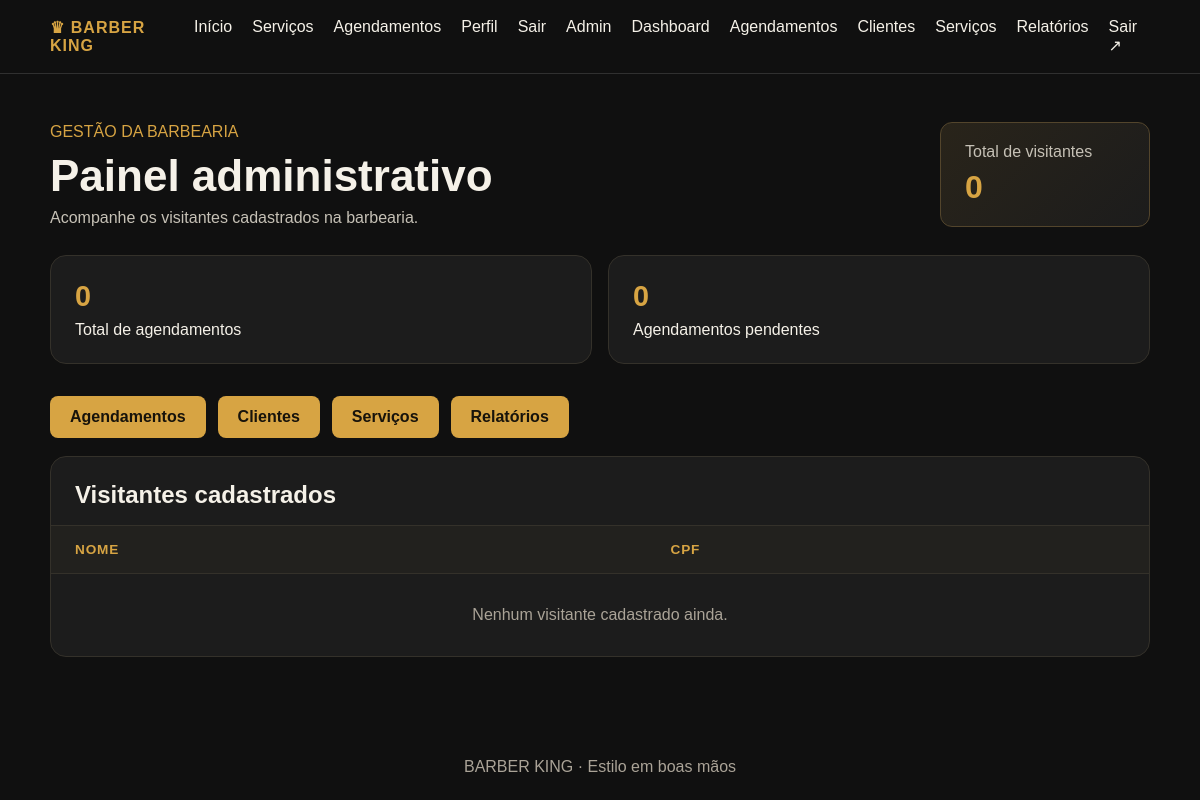
The app's page /admin-painel/ (signed in), older data.
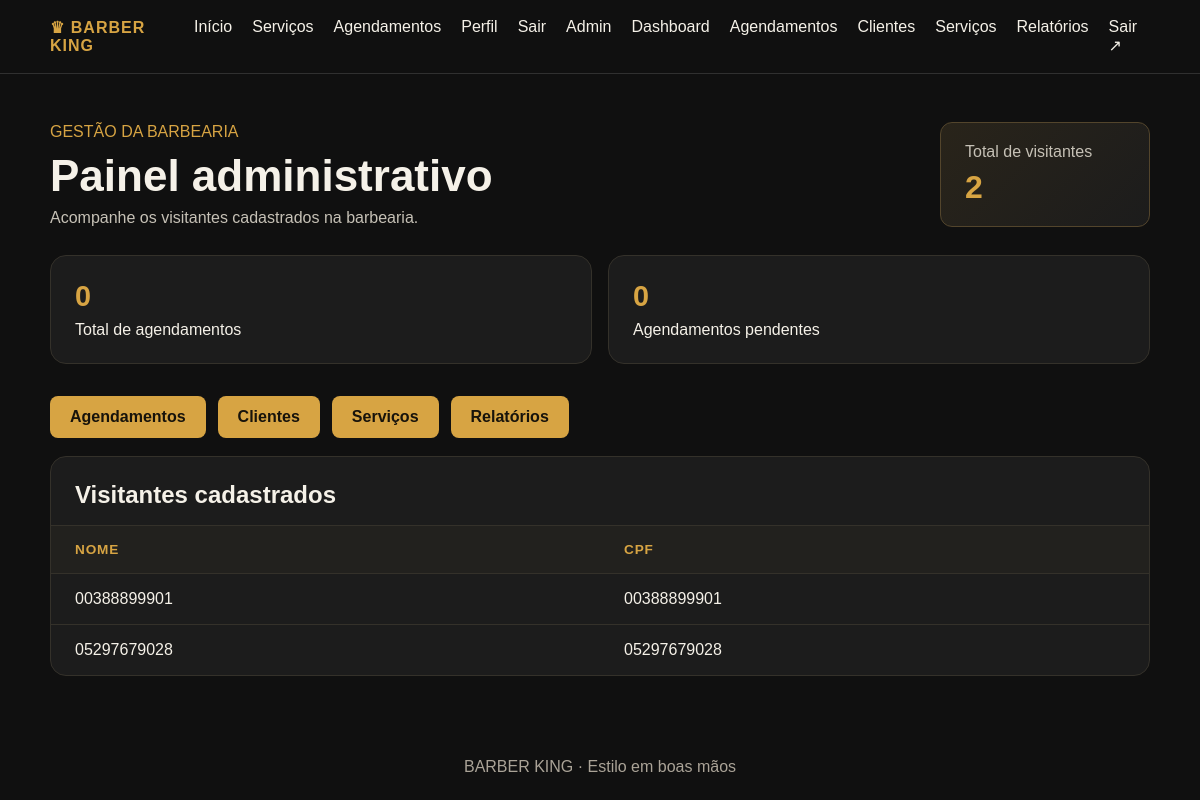
The same page, newer data.
### app/models.py (models this page shows)
class Visitor(models.Model):
    cpf = models.CharField(max_length=11, unique=True, error_messages={
        'unique': 'Já existe um visitante com esse CPF cadastrado.'
    })
    user = models.OneToOneField(
        settings.AUTH_USER_MODEL,
        on_delete=models.SET_NULL,
        null=True,
        blank=True,
        related_name='visitor_record',
    )

### app/views.py (the view)
# urls.py: path("admin-painel/", views.admin_painel, name="admin_painel"),
@admin_required
def admin_painel(request):
    visitantes = Visitor.objects.select_related("user").order_by("-id")[:10]
    return render(request, "admin.html", {
        "total_visitantes": Visitor.objects.count(),
        "visitantes": visitantes,
        "total_agendamentos": Appointment.objects.count(),
        "total_servicos": Service.objects.count(),
        "agendamentos_pendentes": Appointment.objects.filter(status=Appointment.STATUS_PENDING).count(),
    })
    return render(request, "admin.html", {"total_visitantes": Visitor.objects.count(), "visitantes": visitantes,
})

### app/groups.py (called while the page is built)
def is_admin_user(user):
    return bool(
        user.is_authenticated
        and (
            user.is_superuser
            or user.is_staff
            or user.groups.filter(name__in=ADMIN_GROUPS).exists()
        )
    )

### app/templates/admin.html (shortened to what this page needs)
{% extends "base.html" %}
{% block content %}
<section class="admin-page">
    <header class="admin-heading">
        <div>
            <span class="eyebrow">GESTÃO DA BARBEARIA</span>
            <h1>Painel administrativo</h1>
            <p>Acompanhe os visitantes cadastrados na barbearia.</p>
        </div>
        <div class="admin-total">
            <span>Total de visitantes</span>
            <strong>{{ total_visitantes }}</strong>
        </div>
    </header>
    <div class="stats">
      <article><strong>{{ total_agendamentos }}</strong><span>Total de agendamentos</span></article>
      <article><strong>{{ agendamentos_pendentes }}</strong><span>Agendamentos pendentes</span></article>
    </div>
    <nav class="admin-nav">
      <a class="button" href="{% url 'admin_agendamentos' %}">Agendamentos</a>
      <a class="button" href="{% url 'admin_clientes' %}">Clientes</a>
      <a class="button" href="{% url 'admin_servicos' %}">Serviços</a>
      <a class="button" href="{% url 'admin_relatorios' %}">Relatórios</a>
    </nav>
    <section class="panel visitor-panel" aria-labelledby="visitor-list-title">
        <div class="panel-heading">
            <h2 id="visitor-list-title">Visitantes cadastrados</h2>
        </div>
        <div class="table-wrap">
            <table class="visitor-table">
                <thead>
                    <tr>
                        <th scope="col">Nome</th>
                        <th scope="col">CPF</th>
                    </tr>
                </thead>
                <tbody>
                    {% for v in visitantes %}
                    <tr>
                        <td>{{ v.user.get_full_name|default:v.user.username }}</td>
                        <td>{{ v.cpf }}</td>
                    </tr>
                    {% empty %}
                    <tr>
                        <td class="empty-state" colspan="2">Nenhum visitante cadastrado ainda.</td>
                    </tr>
                    {% endfor %}
                </tbody>
            </table>
        </div>
    </section>
</section>
{% endblock %}

### app/templates/base.html (shortened to what this page needs)
{% load static %}
{% load visitor_groups %}
<!DOCTYPE html>
<html lang="pt-br">
<head>
  <link rel="stylesheet" href="{% static 'visitors/css/style.css' %}">
</head>
<body>
<header class="topbar">
  <a class="brand" href="{% if user.is_authenticated %}{% if user.is_superuser or user.is_staff or user|has_group:'Administrador' or user|has_group:'admin' %}{% url 'admin_painel' %}{% else %}{% url 'dashboard_cliente' %}{% endif %}{% else %}{% url 'home' %}{% endif %}">♛ BARBER KING</a>
  {% if user.is_authenticated %}
  <nav>
    <a href="{% url 'dashboard_cliente' %}">Início</a>
    <a href="{% url 'servicos' %}">Serviços</a>
    <a href="{% url 'meus_agendamentos' %}">Agendamentos</a>
    <a href="{% url 'perfil' %}">Perfil</a>
    <a href="{% url 'login' %}">Sair</a>
    {% if user.is_superuser or user|has_group:"Administrador" %}
    <a href="{% url 'admin_painel' %}">Admin</a>
    {% endif %}
    {% if user.is_superuser or user.is_staff or user|has_group:"Administrador" or user|has_group:"admin" %}
      <a href="{% url 'admin_painel' %}">Dashboard</a>
      <a href="{% url 'admin_agendamentos' %}">Agendamentos</a>
      <a href="{% url 'admin_clientes' %}">Clientes</a>
      <a href="{% url 'admin_servicos' %}">Serviços</a>
      <a href="{% url 'admin_relatorios' %}">Relatórios</a>
    {% else %}
      <a href="{% url 'dashboard_cliente' %}">Início</a>
      <a href="{% url 'servicos' %}">Serviços</a>
      <a href="{% url 'agendar' %}">Agendar</a>
      <a href="{% url 'meus_agendamentos' %}">Meus Agendamentos</a>
      <a href="{% url 'perfil' %}">Perfil</a>
    {% endif %}
    <a href="{% url 'login' %}">Sair ↗</a>
  </nav>
  {% endif %}
</header>
<main class="container">
  {% block content %}
  {% endblock %}
</main>
<footer>
  BARBER KING · Estilo em boas mãos
</footer>
</body>
</html>

### app/static/visitors/css/style.css (style rules this page uses)
* { box-sizing: border-box; }
:root { color-scheme: dark; --gold: #d7a443; --surface: #1c1c1c; --text: #f5f1e8; }
body { display: flex; flex-direction: column; min-height: 100vh; margin: 0; background: #101010; color: var(--text); font-family: Arial, sans-serif; }
.topbar { display: flex; align-items: center; justify-content: space-between; padding: 18px max(24px, calc((100% - 1100px) / 2)); border-bottom: 1px solid #303030; }
.brand, .topbar nav a { color: var(--text); text-decoration: none; }
.brand { color: var(--gold); font-weight: 700; letter-spacing: 1px; }
.topbar nav { display: flex; gap: 20px; }
.container { flex: 1; width: min(1100px, calc(100% - 40px)); margin: 48px auto; }
.admin-heading { display: flex; align-items: center; justify-content: space-between; gap: 24px; margin-bottom: 28px; }
.admin-heading h1 { margin: 10px 0 8px; font-size: clamp(2rem, 5vw, 2.75rem); }
.admin-heading p { margin: 0; color: #c6c1b6; }
.admin-total { display: flex; min-width: 210px; flex-direction: column; gap: 8px; padding: 20px 24px; border: 1px solid #53452c; border-radius: 12px; background: linear-gradient(135deg, #29241a, #1c1c1c); }
.admin-total span { color: #c6c1b6; }
.admin-total strong { color: var(--gold); font-size: 2rem; }
.panel.visitor-panel { overflow: hidden; padding: 0; }
.panel-heading { padding: 24px 24px 16px; }
.panel-heading h2 { margin: 0; }
.table-wrap { overflow-x: auto; }
.visitor-table { width: 100%; border-collapse: collapse; text-align: left; }
.visitor-table th, .visitor-table td { padding: 16px 24px; border-top: 1px solid #34312a; }
.visitor-table th { background: #22211e; color: var(--gold); font-size: 0.85rem; letter-spacing: 0.06em; text-transform: uppercase; }
.visitor-table tbody tr:last-child td { border-bottom: 0; }
.hero, .panel, .stats article { border: 1px solid #34312a; border-radius: 16px; background: var(--surface); }
.eyebrow, .stats strong { color: var(--gold); }
.button { display: inline-block; margin-top: 12px; padding: 12px 20px; border-radius: 8px; background: var(--gold); color: #17130b; font-weight: 700; text-decoration: none; }
.stats { display: grid; grid-template-columns: repeat(2, minmax(0, 1fr)); gap: 16px; margin: 20px 0; }
.stats article, .panel { padding: 24px; }
.stats strong { display: block; margin-bottom: 8px; font-size: 1.8rem; }
.panel h2 { margin-top: 0; }
footer { padding: 24px; color: #aaa397; text-align: center; }
.admin-nav { display: flex; flex-wrap: wrap; gap: 12px; margin: 18px 0; }

Row changes from the older to the newer data that the page shows:
added Visitor: user.get_full_name "00388899901", cpf "00388899901"
added Visitor: user.get_full_name "05297679028", cpf "05297679028"
Text that changed along with them:
{{ total_visitantes }}: "0" → "2"
text no longer shown: "Nenhum visitante cadastrado ainda."
